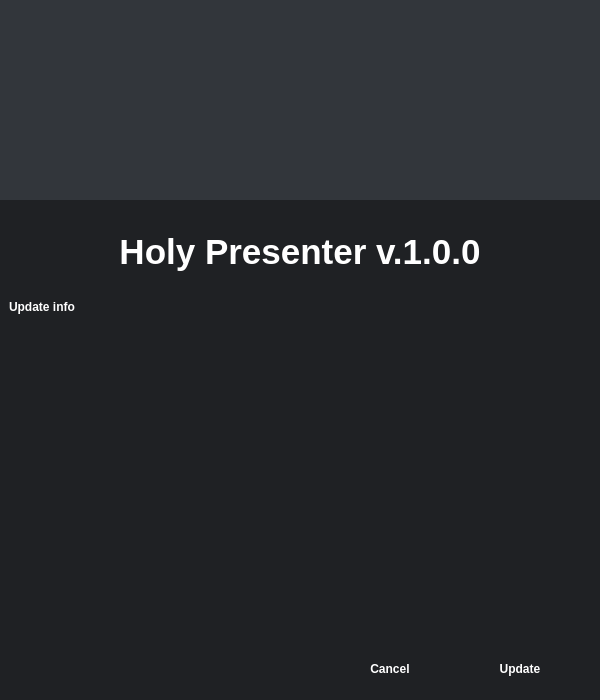
<?xml version="1.0" encoding="UTF-8"?>
<ui version="4.0">
 <class>Form</class>
 <widget class="QWidget" name="Form">
  <property name="geometry">
   <rect>
    <x>0</x>
    <y>0</y>
    <width>600</width>
    <height>700</height>
   </rect>
  </property>
  <property name="windowTitle">
   <string>Holy Presenter Update Manager</string>
  </property>
  <property name="windowIcon">
   <iconset resource="ui/assets.qrc">
    <normaloff>:/icon/InstallerIcon.png</normaloff>:/icon/InstallerIcon.png</iconset>
  </property>
  <property name="styleSheet">
   <string notr="true">background-color: rgb(50, 54, 59);</string>
  </property>
  <layout class="QVBoxLayout" name="verticalLayout" stretch="2,5">
   <property name="spacing">
    <number>0</number>
   </property>
   <property name="leftMargin">
    <number>0</number>
   </property>
   <property name="topMargin">
    <number>0</number>
   </property>
   <property name="rightMargin">
    <number>0</number>
   </property>
   <property name="bottomMargin">
    <number>0</number>
   </property>
   <item>
    <widget class="QLabel" name="thumb">
     <property name="maximumSize">
      <size>
       <width>600</width>
       <height>250</height>
      </size>
     </property>
     <property name="text">
      <string/>
     </property>
     <property name="pixmap">
      <pixmap resource="ui/assets.qrc">:/Installer/InstallerThumb.png</pixmap>
     </property>
     <property name="scaledContents">
      <bool>true</bool>
     </property>
    </widget>
   </item>
   <item>
    <widget class="QWidget" name="widget" native="true">
     <property name="styleSheet">
      <string notr="true">background-color: rgb(31, 33, 36);</string>
     </property>
     <layout class="QVBoxLayout" name="verticalLayout_2" stretch="2,8,1">
      <item>
       <widget class="QLabel" name="title">
        <property name="styleSheet">
         <string notr="true">color: white; font-weight: bold; font-size: 35px;</string>
        </property>
        <property name="text">
         <string>Holy Presenter v.1.0.0</string>
        </property>
        <property name="alignment">
         <set>Qt::AlignmentFlag::AlignCenter</set>
        </property>
       </widget>
      </item>
      <item>
       <widget class="QLabel" name="info">
        <property name="styleSheet">
         <string notr="true">color: white; font-weight: bold</string>
        </property>
        <property name="text">
         <string>Update info</string>
        </property>
        <property name="alignment">
         <set>Qt::AlignmentFlag::AlignLeading|Qt::AlignmentFlag::AlignLeft|Qt::AlignmentFlag::AlignTop</set>
        </property>
        <property name="wordWrap">
         <bool>true</bool>
        </property>
        <property name="margin">
         <number>25</number>
        </property>
       </widget>
      </item>
      <item>
       <widget class="QWidget" name="widget_2" native="true">
        <layout class="QHBoxLayout" name="horizontalLayout" stretch="5,2,2">
         <item>
          <spacer name="horizontalSpacer">
           <property name="orientation">
            <enum>Qt::Orientation::Horizontal</enum>
           </property>
           <property name="sizeHint" stdset="0">
            <size>
             <width>391</width>
             <height>20</height>
            </size>
           </property>
          </spacer>
         </item>
         <item>
          <widget class="QPushButton" name="cancel">
           <property name="styleSheet">
            <string notr="true">color: white; background-color: rgb(15, 15, 15); font-weight: bold;</string>
           </property>
           <property name="text">
            <string>Cancel</string>
           </property>
           <property name="flat">
            <bool>true</bool>
           </property>
          </widget>
         </item>
         <item>
          <widget class="QPushButton" name="update">
           <property name="styleSheet">
            <string notr="true">color: white; background-color: rgb(15, 15, 15); font-weight: bold;</string>
           </property>
           <property name="text">
            <string>Update</string>
           </property>
           <property name="flat">
            <bool>true</bool>
           </property>
          </widget>
         </item>
        </layout>
       </widget>
      </item>
     </layout>
    </widget>
   </item>
  </layout>
 </widget>
 <resources>
  <include location="ui/assets.qrc"/>
 </resources>
 <connections/>
</ui>
